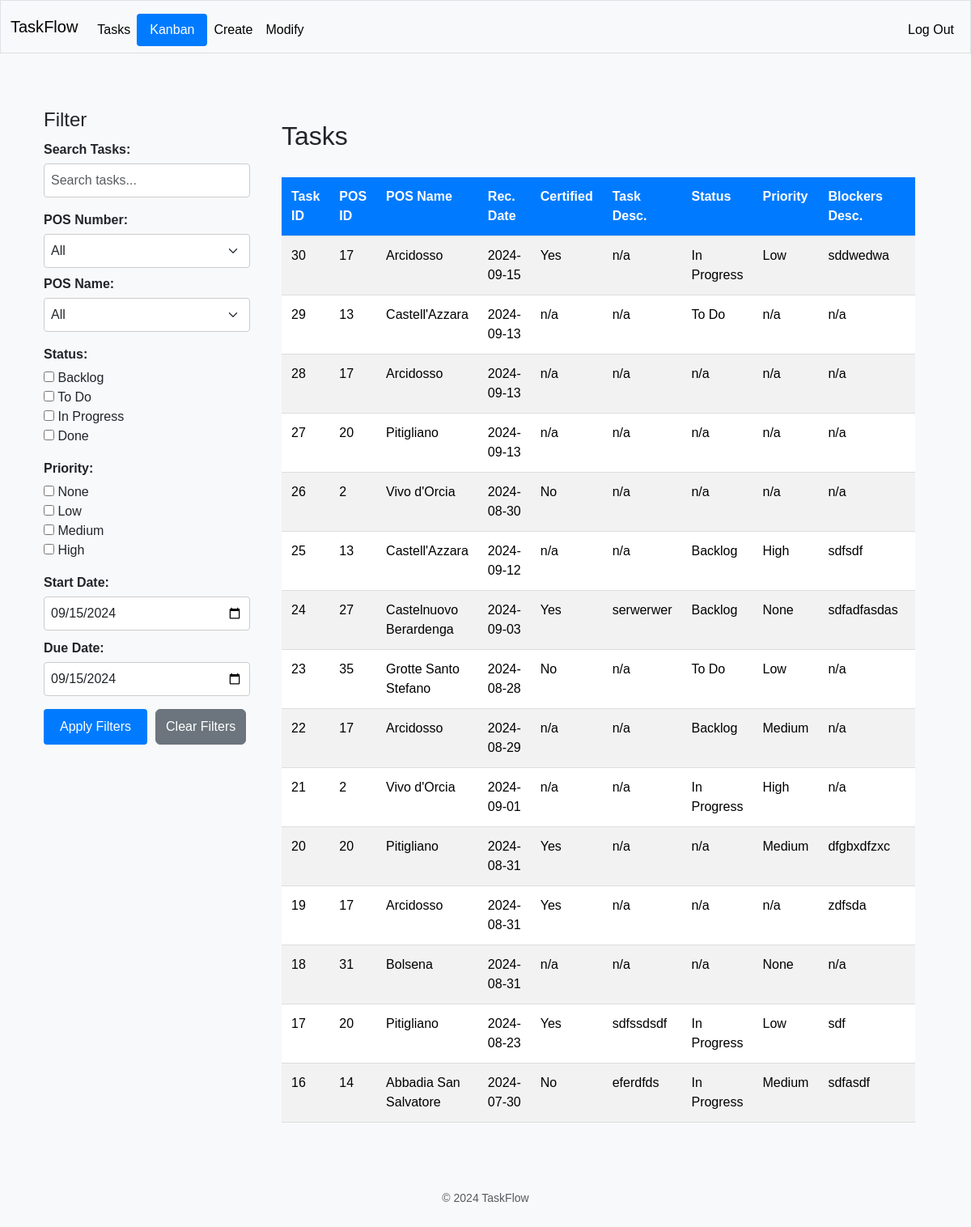
The page /tasks (signed in) on the database as committed earlier.
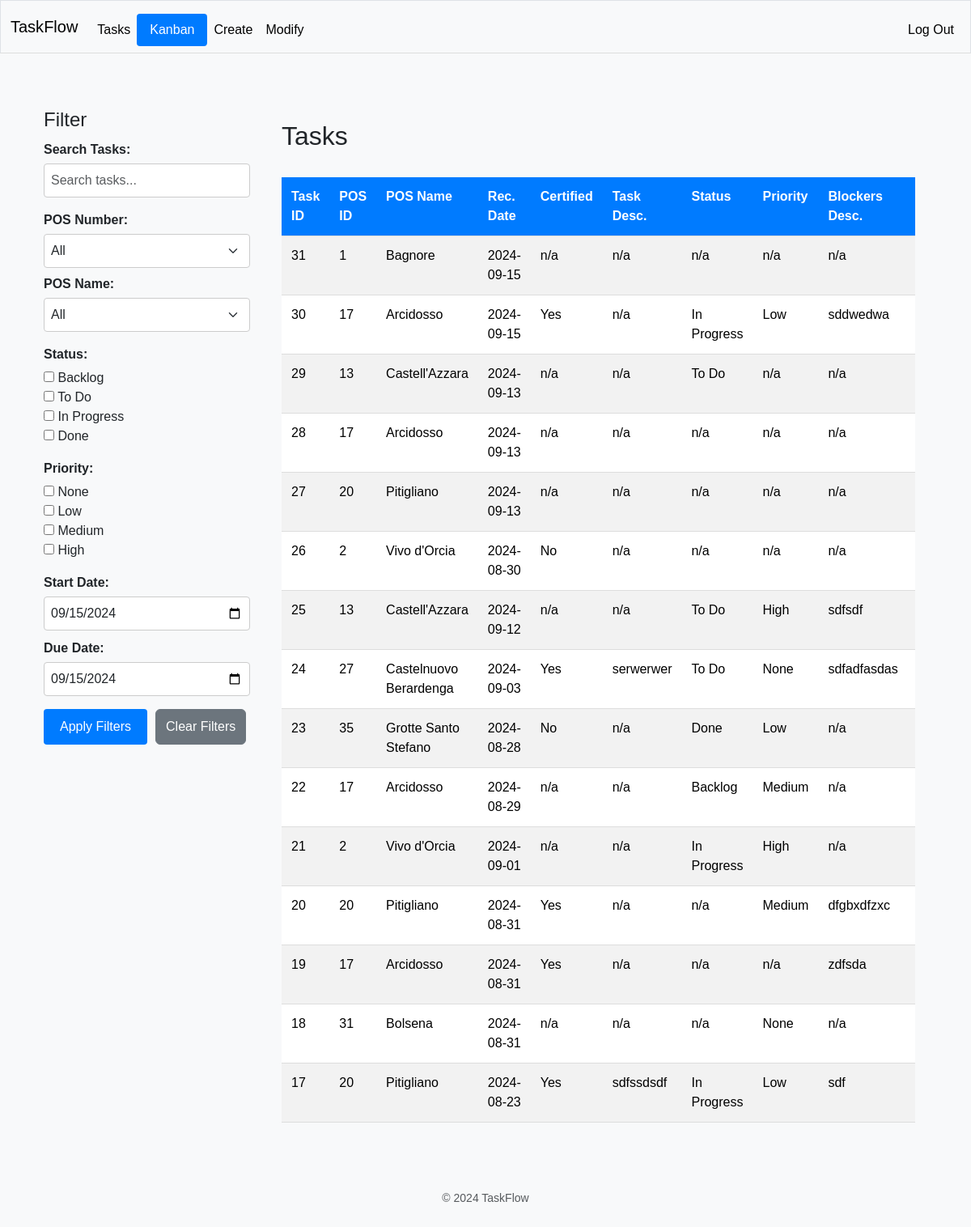
The same page on the database as committed later.
### tables this page shows
CREATE TABLE tasks (
                        task_id INTEGER NOT NULL, 
                        task_desc VARCHAR, 
                        task_status VARCHAR, 
                        task_priority VARCHAR, 
                        task_start_date DATE, 
                        task_due_date DATE, 
                        task_notes VARCHAR, 
                        pos_id INTEGER NOT NULL, 
                        blocker_id INTEGER, 
                        rec_id INTEGER, 
                        PRIMARY KEY (task_id), 
                        CHECK (task_status IN ('Backlog', 'To Do', 'In Progress', 'Done')), 
                        CHECK (task_priority IN ('None', 'Low', 'Medium', 'High')),
                        FOREIGN KEY(pos_id) REFERENCES pos (pos_id),
                        FOREIGN KEY(blocker_id) REFERENCES blockers (blocker_id),
                        FOREIGN KEY(rec_id) REFERENCES rec (rec_id)
                    );

CREATE TABLE pos (
	pos_id INTEGER NOT NULL, 
	pos_name VARCHAR NOT NULL, 
	PRIMARY KEY (pos_id), 
	UNIQUE (pos_name)
);

CREATE TABLE rec (
                        rec_id INTEGER NOT NULL, 
                        rec_date DATE, 
                        rec_certified BOOLEAN, 
                        task_id INTEGER, 
                        pos_id INTEGER, 
                        blocker_id INTEGER, 
                        PRIMARY KEY (rec_id),
                        FOREIGN KEY(task_id) REFERENCES tasks (task_id),
                        FOREIGN KEY(pos_id) REFERENCES pos (pos_id),
                        FOREIGN KEY(blocker_id) REFERENCES blockers (blocker_id)
                    );

CREATE TABLE blockers (
                        blocker_id INTEGER NOT NULL, 
                        blocker_desc VARCHAR, 
                        blocker_responsible VARCHAR, 
                        blocker_resolved BOOLEAN, 
                        blocker_res_date DATE, 
                        pos_id INTEGER, 
                        rec_id INTEGER, 
                        task_id INTEGER, 
                        PRIMARY KEY (blocker_id),
                        FOREIGN KEY(pos_id) REFERENCES pos (pos_id),
                        FOREIGN KEY(rec_id) REFERENCES rec (rec_id),
                        FOREIGN KEY(task_id) REFERENCES tasks (task_id)
                    );

### app.py (the view)
@app.route("/tasks")
@login_required
def tasks():
    page = request.args.get('page', 1, type=int)
    base_query = select(
        tasks_table.c.task_id,
        tasks_table.c.task_desc,
        tasks_table.c.task_status,
        tasks_table.c.task_priority,
        tasks_table.c.task_start_date,
        tasks_table.c.task_due_date,
        tasks_table.c.task_notes,
        pos_table.c.pos_id,
        pos_table.c.pos_name,
        rec_table.c.rec_date,
        rec_table.c.rec_certified,
        blockers_table.c.blocker_desc,
        blockers_table.c.blocker_responsible
    ).select_from(
        tasks_table
        .join(pos_table, tasks_table.c.pos_id == pos_table.c.pos_id)
        .outerjoin(rec_table, tasks_table.c.rec_id == rec_table.c.rec_id)
        .outerjoin(blockers_table, tasks_table.c.blocker_id == blockers_table.c.blocker_id)
    ).order_by(desc(tasks_table.c.task_id))
    try:
        tasks, total_records, total_pages = get_paginated_tasks(base_query, page, RECORDS_PER_PAGE)
        if not tasks:
            logger.warning("No tasks returned from the database.")
        formatted_tasks = [format_task(task) for task in tasks]
        pos_data = fetch_pos_data()
        logger.debug(f"Formatted tasks for rendering: {formatted_tasks}")
        return render_template("tasks.html", tasks=formatted_tasks, pos_data=pos_data, page=page, total_pages=total_pages, date=date)
    except Exception as e:
        logger.error(f"Error displaying tasks: {traceback.format_exc()}")
        flash("An error occurred while loading tasks.")
        return redirect("/")

### helpers.py (called while the page is built)
def get_paginated_tasks(base_query, page, per_page):
    try:
        total_records_query = select(func.count()).select_from(base_query.alias())
        total_records = engine.connect().execute(total_records_query).scalar()
        total_pages = ceil(total_records / per_page)
        paginated_query = base_query.limit(per_page).offset((page - 1) * per_page)
        tasks = engine.connect().execute(paginated_query).fetchall()
        return tasks, total_records, total_pages
    except Exception as e:
        logger.error(f"Error during pagination: {traceback.format_exc()}")
        return [], 0, 0

def fetch_pos_data():
    try:
        with engine.connect() as conn:
            pos_data = conn.execute(select(pos_table.c.pos_id, pos_table.c.pos_name)).fetchall()
        return pos_data
    except Exception as e:
        logger.error(f"Error fetching POS data: {traceback.format_exc()}")
        return []

def login_required(f):
    @wraps(f)
    def decorated_function(*args, **kwargs):
        if session.get("user_id") is None:
            return redirect("/login")
        return f(*args, **kwargs)
    return decorated_function

### templates/tasks.html
{% extends "layout.html" %}
{% block main %}
<div class="container-fluid">
    <div class="row">
        <div class="col-md-3">
            {% include '_sidebar.html' %}
        </div>
        <div class="col-md-9">
            {% include '_tasks_body.html' %}
        </div>
    </div>
</div>
{% endblock %}

### templates/_tasks_body.html (shortened to what this page needs)
<div class="tasks-wrapper">
    <h2 class="mt-0">Tasks</h2>
    <div class="table-responsive">
        <table class="table table-striped mt-3">
            <thead>
                <tr>
                    <th>Task ID</th>
                    <th>POS ID</th>
                    <th>POS Name</th>
                    <th>Rec. Date</th>
                    <th>Certified</th>
                    <th>Task Desc.</th>
                    <th>Status</th>
                    <th>Priority</th>
                    <th>Blockers Desc.</th>
                    <th>Blockers Resp</th>
                </tr>
            </thead>
            <tbody id="taskTableBody">
                {% for task in tasks %}
                <tr>
                    <td>{{ task.task_id }}</td>
                    <td>{{ task.pos_id }}</td>
                    <td>{{ task.pos_name }}</td>
                    <td>{{ task.rec_date }}</td>
                    <td>{{ task.rec_certified }}</td>
                    <td>{{ task.task_desc }}</td>
                    <td>{{ task.task_status }}</td>
                    <td>{{ task.task_priority }}</td>
                    <td>{{ task.blocker_desc }}</td>
                    <td>{{ task.blocker_responsible }}</td>
                </tr>
                {% endfor %}
            </tbody>
        </table>
    </div>
</div>

Rows that differ between the two databases and show on the page:
no longer on this page (row unchanged): tasks: task_id "16", pos_id "14", pos_name "Abbadia San Salvatore", rec_date "2024-07-30", rec_certified "No", task_desc "eferdfds", task_status "In Progress", task_priority "Medium", blocker_desc "sdfasdf"
added tasks: task_id "31", pos_id "1", pos_name "Bagnore", rec_date "2024-09-15", rec_certified "n/a", task_desc "n/a", task_status "n/a", task_priority "n/a", blocker_desc "n/a"
changed tasks "sdfsdf": task_status "Backlog" → "To Do"
changed tasks "serwerwer": task_status "Backlog" → "To Do"
changed tasks "Grotte Santo Stefano": task_status "To Do" → "Done"
